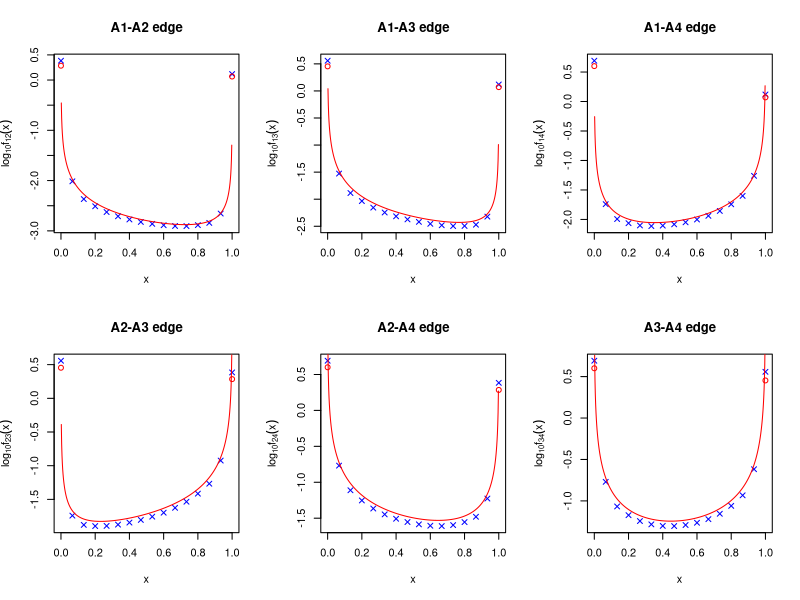

Here is the R script that generated this plot:
#
#	Numerical solution of stationary distribution of the neutral Wright-Fisher model 
#		for 4-alleles for plotting Figures 4 and 5 of "An approximate stationary solution for 
#		multi-allele neutral diffusion when q_{ab} << 1".  
#
#	With alpha12 = 1/1000 etc and M = 30, takes 7.12 hours to run on a MacBook Air (1.7 GHz Intel Core i5)
#	With alpha12 = 1/100 etc and M = 30, takes 51 minutes to run
#
#	Version 1 11/03/16 Conrad Burden and Yurong Tang
#
	library(combinat)
#
#		The next line (and others like it further down) are to read 
# 			the current time so one can check 
# 			how long it takes to run when N is large
#  
	t1 <- Sys.time()    

#	Population size, alphabet size
#
	N <- 15
	K <- 4	# Currently only works for K=4; it will crash if you change this line
#
#	Parameterise Q-matrix as GTR + net flux
#
	alpha12 <- 1/100
	alpha13 <- 2/100
	alpha14 <- 3/100
	alpha23 <- 4/100
	alpha24 <- 5/100
	alpha34 <- 6/100
	Pi <- c(1, 2, 3, 4)
	Pi <- Pi/sum(Pi)
	phi <- c(0.4/100, 0.1/100, -0.03/100)
#
	QMatrix <- array(0, dim=c(4, 4))
	QMatrix[1, 2] <- alpha12*Pi[2] + phi[3]/Pi[1]/2
	QMatrix[1, 3] <- alpha13*Pi[3] - phi[2]/Pi[1]/2
	QMatrix[1, 4] <- alpha14*Pi[4] + phi[2]/Pi[1]/2 - phi[3]/Pi[1]/2
	QMatrix[2, 1] <- alpha12*Pi[1] - phi[3]/Pi[2]/2
	QMatrix[2, 3] <- alpha23*Pi[3] + phi[1]/Pi[2]/2
	QMatrix[2, 4] <- alpha24*Pi[4] - phi[1]/Pi[2]/2 + phi[3]/Pi[2]/2
	QMatrix[3, 1] <- alpha13*Pi[1] + phi[2]/Pi[3]/2
	QMatrix[3, 2] <- alpha23*Pi[2] - phi[1]/Pi[3]/2
	QMatrix[3, 4] <- alpha34*Pi[4] + phi[1]/Pi[3]/2 - phi[2]/Pi[3]/2
	QMatrix[4, 1] <- alpha14*Pi[1] - phi[2]/Pi[4]/2 + phi[3]/Pi[4]/2
	QMatrix[4, 2] <- alpha24*Pi[2] + phi[1]/Pi[4]/2 - phi[3]/Pi[4]/2
	QMatrix[4, 3] <- alpha34*Pi[3] - phi[1]/Pi[4]/2 + phi[2]/Pi[4]/2
	diag(QMatrix) <- -rowSums(QMatrix)
#
#	Set up indices of P matrix 
#
	iVectors <- t(xsimplex(K, N)) # each row of this array is a vector of the form (i1, i2, i3, i4)
	Pdim <- dim(iVectors)[1]
#
#	Construct Pmatrix
#
	uMatrix <- diag(1,K,K) + QMatrix/N      							# Eq.(3)
	Pmatrix <- as.matrix(array(dim=c(Pdim, Pdim)))
	for(i in 1:Pdim){
		iThisRow <- iVectors[i,]
		psi_ia <- rowSums(t(iThisRow*uMatrix)/N)  					# Eq.(2)
		combFactors <- exp(logfact(N) - rowSums(logfact(iVectors))) # the logs are to avoid roundoff errors
		Pmatrix[i,] <- combFactors * exp(iVectors%*%log(psi_ia))  	# Eq.(1)
		}
#
	cat("\n Pmatrix constructed \n")
	t1.5 <- Sys.time()
#
#	Find stationary distribution:
#		Start with a uniform distribution and multiply by P until it converges
#
	vec <- rep(1,Pdim)/Pdim
	diff <- 1
	iter <- 0
	while (abs(diff) > 1.e-11) {
		iter <- iter + 1
		oldVec <- vec
		vec <- vec%*%Pmatrix
		diff <- max(abs(vec - oldVec))
		cat("\n iter =", iter, "diff =", diff)
		}
	SS <- c(vec)
#
#	Print out time taken to convergence
#
	t2 <- Sys.time()
	deltaT <- t2 - t1
	cat("\n \n time to Convergence:")
	print(deltaT)
	cat("\n")
#
#############
#
#	Calculation of theoretical distribution along edges of tetrahedron starts here
#
#	Eq.(43):
#
	CMatrix <- array(0, dim=c(4, 4))
	CMatrix[1, 2] <- CMatrix[2, 1] <- 2*alpha12*Pi[1]*Pi[2]
	CMatrix[1, 3] <- CMatrix[3, 1] <- 2*alpha13*Pi[1]*Pi[3]
	CMatrix[1, 4] <- CMatrix[4, 1] <- 2*alpha14*Pi[1]*Pi[4]
	CMatrix[2, 3] <- CMatrix[3, 2] <- 2*alpha23*Pi[2]*Pi[3]
	CMatrix[2, 4] <- CMatrix[4, 2] <- 2*alpha24*Pi[2]*Pi[4]
	CMatrix[3, 4] <- CMatrix[4, 3] <- 2*alpha34*Pi[3]*Pi[4]
#
#	Eq.(39)
#
	PhiMatrix <- array(dim=c(3, 4))
	PhiMatrix[1, 2] <- phi[3]
	PhiMatrix[1, 3] <- - phi[2]
	PhiMatrix[1, 4] <- phi[2] - phi[3]
	PhiMatrix[2, 3] <- phi[1]
	PhiMatrix[2, 4] <- phi[3] - phi[1]
	PhiMatrix[3, 4] <- phi[1] - phi[2]
#
#	Corner points: integral from 0 to 1/N of 2-allele projections of f(x), approx by Eq.(44)
#
	ProbCorner <- Pi - 2*rowSums(CMatrix)*log(N)
#
#	Labels for plots of 6 edges
#
	label <- array(dim=c(3, 4)); yLabel <- array(dim=c(3, 4))
	label[1, 2] <- "A1-A2 edge"; yLabel[1, 2] <- "12"
	label[1, 3] <- "A1-A3 edge"; yLabel[1, 3] <- "13"
	label[1, 4] <- "A1-A4 edge"; yLabel[1, 4] <- "14"
	label[2, 3] <- "A2-A3 edge"; yLabel[2, 3] <- "23"
	label[2, 4] <- "A2-A4 edge"; yLabel[2, 4] <- "24"
	label[3, 4] <- "A3-A4 edge"; yLabel[3, 4] <- "34"
#
#############
#
#	Plot distribution on all 6 edges
#
	x <- (1:499)/500
#
	quartz()
	oldpar <- par(mfrow=c(2,3))
	for(firstBase in 1:3){
		for(secondBase in (firstBase + 1):4){
			Stat <- array(dim=(N + 1))
			for (i in 0:N){
				index <- which(iVectors[,firstBase]==(N - i) & iVectors[,secondBase]==i)
				Stat[i + 1] <- SS[index]
				}
			plot((N:0)/N,log10(N*Stat), 
				pch=4, 
				col="blue", 	# want LH end of plot to be x=0, i.e. for f_12, all A2 at x=0
				xlab = expression(x), 
				ylab = substitute(log[10]*f[subscript](x), list(subscript=yLabel[firstBase, secondBase])), 
				main=label[firstBase, secondBase])
			fab0fx <- CMatrix[firstBase, secondBase]/x/(1 - x) - 
							PhiMatrix[firstBase, secondBase]*(1/x - 1/(1 - x))
			points(x, log10(fab0fx), type = "l", col = "red")
			points(c(1, 0), log10(N*c(ProbCorner[firstBase], ProbCorner[secondBase])), pch=1, col = "red")
			}
		}
	par(oldpar)
#
